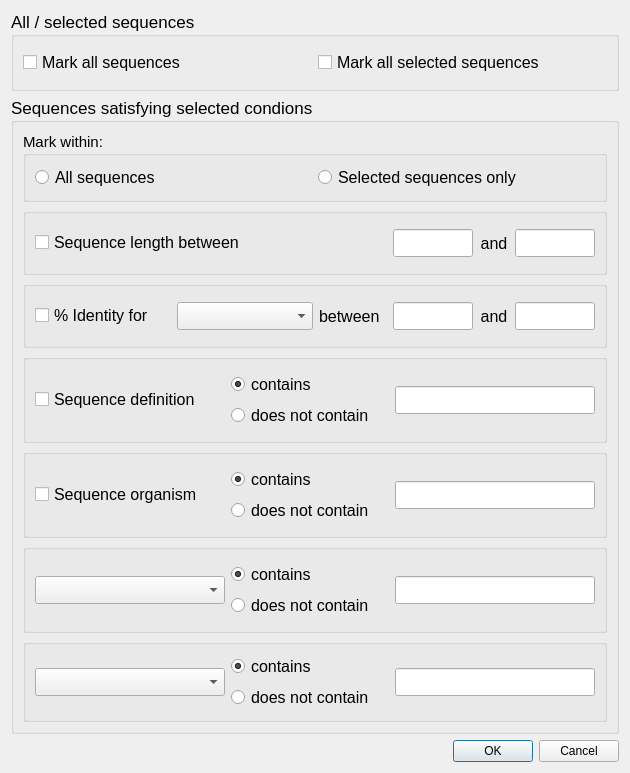
<?xml version="1.0" encoding="UTF-8"?>
<ui version="4.0">
 <class>SeqMarkUnmarkDlg</class>
 <widget class="QDialog" name="SeqMarkUnmarkDlg">
  <property name="windowModality">
   <enum>Qt::NonModal</enum>
  </property>
  <property name="geometry">
   <rect>
    <x>0</x>
    <y>0</y>
    <width>630</width>
    <height>773</height>
   </rect>
  </property>
  <property name="minimumSize">
   <size>
    <width>580</width>
    <height>750</height>
   </size>
  </property>
  <property name="windowTitle">
   <string>Dialog</string>
  </property>
  <layout class="QGridLayout" name="gridLayout_9">
   <item row="0" column="0">
    <layout class="QVBoxLayout" name="verticalLayout" stretch="1,8">
     <item>
      <widget class="QGroupBox" name="groupBox_all">
       <property name="font">
        <font>
         <pointsize>13</pointsize>
        </font>
       </property>
       <property name="title">
        <string>All / selected sequences</string>
       </property>
       <property name="checkable">
        <bool>false</bool>
       </property>
       <layout class="QGridLayout" name="gridLayout_10">
        <item row="0" column="0">
         <layout class="QHBoxLayout" name="horizontalLayout_2">
          <item>
           <widget class="QCheckBox" name="checkBox_all">
            <property name="font">
             <font>
              <pointsize>12</pointsize>
             </font>
            </property>
            <property name="text">
             <string>Mark all sequences</string>
            </property>
           </widget>
          </item>
          <item>
           <widget class="QCheckBox" name="checkBox_selected">
            <property name="font">
             <font>
              <pointsize>12</pointsize>
             </font>
            </property>
            <property name="text">
             <string>Mark all selected sequences</string>
            </property>
           </widget>
          </item>
         </layout>
        </item>
       </layout>
      </widget>
     </item>
     <item>
      <widget class="QGroupBox" name="groupBox_conditional">
       <property name="font">
        <font>
         <pointsize>13</pointsize>
        </font>
       </property>
       <property name="title">
        <string>Sequences satisfying selected condions</string>
       </property>
       <property name="flat">
        <bool>false</bool>
       </property>
       <property name="checkable">
        <bool>false</bool>
       </property>
       <property name="checked">
        <bool>false</bool>
       </property>
       <layout class="QGridLayout" name="gridLayout_8">
        <item row="0" column="0">
         <layout class="QVBoxLayout" name="verticalLayout_2" stretch="3,3,3,4,4,4,0">
          <item>
           <widget class="QGroupBox" name="groupBox_range">
            <property name="font">
             <font>
              <pointsize>11</pointsize>
             </font>
            </property>
            <property name="title">
             <string>Mark within:</string>
            </property>
            <layout class="QGridLayout" name="gridLayout_6">
             <item row="0" column="0">
              <layout class="QHBoxLayout" name="horizontalLayout">
               <item>
                <widget class="QRadioButton" name="radioButton_all">
                 <property name="font">
                  <font>
                   <pointsize>12</pointsize>
                  </font>
                 </property>
                 <property name="text">
                  <string>All sequences</string>
                 </property>
                 <property name="autoExclusive">
                  <bool>false</bool>
                 </property>
                </widget>
               </item>
               <item>
                <widget class="QRadioButton" name="radioButton_selected">
                 <property name="font">
                  <font>
                   <pointsize>12</pointsize>
                  </font>
                 </property>
                 <property name="text">
                  <string>Selected sequences only</string>
                 </property>
                 <property name="autoExclusive">
                  <bool>false</bool>
                 </property>
                </widget>
               </item>
              </layout>
             </item>
            </layout>
           </widget>
          </item>
          <item>
           <widget class="QGroupBox" name="groupBox_seqLength">
            <property name="title">
             <string/>
            </property>
            <layout class="QGridLayout" name="gridLayout_7">
             <item row="0" column="0">
              <layout class="QHBoxLayout" name="horizontalLayout_3" stretch="5,2,0,2">
               <item>
                <widget class="QCheckBox" name="checkBox_len">
                 <property name="sizePolicy">
                  <sizepolicy hsizetype="Preferred" vsizetype="Fixed">
                   <horstretch>0</horstretch>
                   <verstretch>0</verstretch>
                  </sizepolicy>
                 </property>
                 <property name="font">
                  <font>
                   <pointsize>12</pointsize>
                  </font>
                 </property>
                 <property name="text">
                  <string>Sequence length between</string>
                 </property>
                </widget>
               </item>
               <item>
                <widget class="QLineEdit" name="lineEdit_minLen">
                 <property name="sizePolicy">
                  <sizepolicy hsizetype="Fixed" vsizetype="Fixed">
                   <horstretch>0</horstretch>
                   <verstretch>0</verstretch>
                  </sizepolicy>
                 </property>
                 <property name="minimumSize">
                  <size>
                   <width>80</width>
                   <height>0</height>
                  </size>
                 </property>
                 <property name="maximumSize">
                  <size>
                   <width>80</width>
                   <height>16777215</height>
                  </size>
                 </property>
                </widget>
               </item>
               <item>
                <widget class="QLabel" name="label_6">
                 <property name="sizePolicy">
                  <sizepolicy hsizetype="Preferred" vsizetype="Preferred">
                   <horstretch>0</horstretch>
                   <verstretch>0</verstretch>
                  </sizepolicy>
                 </property>
                 <property name="minimumSize">
                  <size>
                   <width>30</width>
                   <height>0</height>
                  </size>
                 </property>
                 <property name="font">
                  <font>
                   <pointsize>12</pointsize>
                  </font>
                 </property>
                 <property name="text">
                  <string>and</string>
                 </property>
                 <property name="alignment">
                  <set>Qt::AlignCenter</set>
                 </property>
                </widget>
               </item>
               <item>
                <widget class="QLineEdit" name="lineEdit_maxLen">
                 <property name="sizePolicy">
                  <sizepolicy hsizetype="Fixed" vsizetype="Fixed">
                   <horstretch>0</horstretch>
                   <verstretch>0</verstretch>
                  </sizepolicy>
                 </property>
                 <property name="minimumSize">
                  <size>
                   <width>80</width>
                   <height>0</height>
                  </size>
                 </property>
                 <property name="maximumSize">
                  <size>
                   <width>80</width>
                   <height>16777215</height>
                  </size>
                 </property>
                </widget>
               </item>
              </layout>
             </item>
            </layout>
           </widget>
          </item>
          <item>
           <widget class="QGroupBox" name="groupBox_identity">
            <property name="title">
             <string/>
            </property>
            <layout class="QGridLayout" name="gridLayout_4">
             <item row="0" column="0">
              <layout class="QHBoxLayout" name="horizontalLayout_4" stretch="2,2,1,2,0,2">
               <item>
                <widget class="QCheckBox" name="checkBox_id">
                 <property name="sizePolicy">
                  <sizepolicy hsizetype="Preferred" vsizetype="Fixed">
                   <horstretch>0</horstretch>
                   <verstretch>0</verstretch>
                  </sizepolicy>
                 </property>
                 <property name="font">
                  <font>
                   <pointsize>12</pointsize>
                  </font>
                 </property>
                 <property name="text">
                  <string>% Identity for</string>
                 </property>
                </widget>
               </item>
               <item>
                <widget class="QComboBox" name="comboBox_id"/>
               </item>
               <item>
                <widget class="QLabel" name="label_8">
                 <property name="font">
                  <font>
                   <pointsize>12</pointsize>
                  </font>
                 </property>
                 <property name="text">
                  <string>between</string>
                 </property>
                </widget>
               </item>
               <item>
                <widget class="QLineEdit" name="lineEdit_minId">
                 <property name="sizePolicy">
                  <sizepolicy hsizetype="Preferred" vsizetype="Fixed">
                   <horstretch>0</horstretch>
                   <verstretch>0</verstretch>
                  </sizepolicy>
                 </property>
                 <property name="minimumSize">
                  <size>
                   <width>80</width>
                   <height>0</height>
                  </size>
                 </property>
                 <property name="maximumSize">
                  <size>
                   <width>80</width>
                   <height>16777215</height>
                  </size>
                 </property>
                </widget>
               </item>
               <item>
                <widget class="QLabel" name="label_7">
                 <property name="minimumSize">
                  <size>
                   <width>30</width>
                   <height>0</height>
                  </size>
                 </property>
                 <property name="maximumSize">
                  <size>
                   <width>30</width>
                   <height>16777215</height>
                  </size>
                 </property>
                 <property name="font">
                  <font>
                   <pointsize>12</pointsize>
                  </font>
                 </property>
                 <property name="text">
                  <string>and</string>
                 </property>
                 <property name="alignment">
                  <set>Qt::AlignCenter</set>
                 </property>
                </widget>
               </item>
               <item>
                <widget class="QLineEdit" name="lineEdit_maxId">
                 <property name="sizePolicy">
                  <sizepolicy hsizetype="Preferred" vsizetype="Fixed">
                   <horstretch>0</horstretch>
                   <verstretch>0</verstretch>
                  </sizepolicy>
                 </property>
                 <property name="minimumSize">
                  <size>
                   <width>80</width>
                   <height>0</height>
                  </size>
                 </property>
                 <property name="maximumSize">
                  <size>
                   <width>80</width>
                   <height>16777215</height>
                  </size>
                 </property>
                </widget>
               </item>
              </layout>
             </item>
            </layout>
           </widget>
          </item>
          <item>
           <widget class="QGroupBox" name="groupBox_defintion">
            <property name="title">
             <string/>
            </property>
            <layout class="QGridLayout" name="gridLayout_3">
             <item row="0" column="0">
              <layout class="QHBoxLayout" name="horizontalLayout_5" stretch="6,5,0">
               <item>
                <widget class="QCheckBox" name="checkBox_def">
                 <property name="sizePolicy">
                  <sizepolicy hsizetype="Preferred" vsizetype="Fixed">
                   <horstretch>0</horstretch>
                   <verstretch>0</verstretch>
                  </sizepolicy>
                 </property>
                 <property name="font">
                  <font>
                   <pointsize>12</pointsize>
                  </font>
                 </property>
                 <property name="text">
                  <string>Sequence definition</string>
                 </property>
                </widget>
               </item>
               <item>
                <layout class="QVBoxLayout" name="verticalLayout_3">
                 <item>
                  <widget class="QRadioButton" name="radioButton_def_c">
                   <property name="sizePolicy">
                    <sizepolicy hsizetype="Preferred" vsizetype="Fixed">
                     <horstretch>0</horstretch>
                     <verstretch>0</verstretch>
                    </sizepolicy>
                   </property>
                   <property name="font">
                    <font>
                     <pointsize>12</pointsize>
                    </font>
                   </property>
                   <property name="text">
                    <string>contains</string>
                   </property>
                   <property name="checked">
                    <bool>true</bool>
                   </property>
                  </widget>
                 </item>
                 <item>
                  <widget class="QRadioButton" name="radioButton_def_n">
                   <property name="sizePolicy">
                    <sizepolicy hsizetype="Preferred" vsizetype="Fixed">
                     <horstretch>0</horstretch>
                     <verstretch>0</verstretch>
                    </sizepolicy>
                   </property>
                   <property name="font">
                    <font>
                     <pointsize>12</pointsize>
                    </font>
                   </property>
                   <property name="text">
                    <string>does not contain</string>
                   </property>
                  </widget>
                 </item>
                </layout>
               </item>
               <item>
                <widget class="QLineEdit" name="lineEdit_defConstraint">
                 <property name="sizePolicy">
                  <sizepolicy hsizetype="Fixed" vsizetype="Fixed">
                   <horstretch>0</horstretch>
                   <verstretch>0</verstretch>
                  </sizepolicy>
                 </property>
                 <property name="minimumSize">
                  <size>
                   <width>200</width>
                   <height>0</height>
                  </size>
                 </property>
                 <property name="maximumSize">
                  <size>
                   <width>200</width>
                   <height>16777215</height>
                  </size>
                 </property>
                </widget>
               </item>
              </layout>
             </item>
            </layout>
           </widget>
          </item>
          <item>
           <widget class="QGroupBox" name="groupBox_organism">
            <property name="title">
             <string/>
            </property>
            <layout class="QGridLayout" name="gridLayout_5">
             <item row="0" column="0">
              <layout class="QHBoxLayout" name="horizontalLayout_6" stretch="6,5,0">
               <item>
                <widget class="QCheckBox" name="checkBox_org">
                 <property name="sizePolicy">
                  <sizepolicy hsizetype="Preferred" vsizetype="Fixed">
                   <horstretch>0</horstretch>
                   <verstretch>0</verstretch>
                  </sizepolicy>
                 </property>
                 <property name="font">
                  <font>
                   <pointsize>12</pointsize>
                  </font>
                 </property>
                 <property name="text">
                  <string>Sequence organism</string>
                 </property>
                </widget>
               </item>
               <item>
                <layout class="QVBoxLayout" name="verticalLayout_4">
                 <item>
                  <widget class="QRadioButton" name="radioButton_org_c">
                   <property name="sizePolicy">
                    <sizepolicy hsizetype="Preferred" vsizetype="Fixed">
                     <horstretch>0</horstretch>
                     <verstretch>0</verstretch>
                    </sizepolicy>
                   </property>
                   <property name="font">
                    <font>
                     <pointsize>12</pointsize>
                    </font>
                   </property>
                   <property name="text">
                    <string>contains</string>
                   </property>
                   <property name="checked">
                    <bool>true</bool>
                   </property>
                  </widget>
                 </item>
                 <item>
                  <widget class="QRadioButton" name="radioButton_org_n">
                   <property name="sizePolicy">
                    <sizepolicy hsizetype="Preferred" vsizetype="Fixed">
                     <horstretch>0</horstretch>
                     <verstretch>0</verstretch>
                    </sizepolicy>
                   </property>
                   <property name="font">
                    <font>
                     <pointsize>12</pointsize>
                    </font>
                   </property>
                   <property name="text">
                    <string>does not contain</string>
                   </property>
                  </widget>
                 </item>
                </layout>
               </item>
               <item>
                <widget class="QLineEdit" name="lineEdit_orgConstraint">
                 <property name="sizePolicy">
                  <sizepolicy hsizetype="Fixed" vsizetype="Fixed">
                   <horstretch>0</horstretch>
                   <verstretch>0</verstretch>
                  </sizepolicy>
                 </property>
                 <property name="minimumSize">
                  <size>
                   <width>200</width>
                   <height>0</height>
                  </size>
                 </property>
                 <property name="maximumSize">
                  <size>
                   <width>200</width>
                   <height>16777215</height>
                  </size>
                 </property>
                </widget>
               </item>
              </layout>
             </item>
            </layout>
           </widget>
          </item>
          <item>
           <widget class="QGroupBox" name="groupBox_8">
            <property name="title">
             <string/>
            </property>
            <layout class="QGridLayout" name="gridLayout">
             <item row="0" column="0">
              <layout class="QHBoxLayout" name="horizontalLayout_7" stretch="6,5,0">
               <item>
                <widget class="QComboBox" name="comboBox_1"/>
               </item>
               <item>
                <layout class="QVBoxLayout" name="verticalLayout_5">
                 <item>
                  <widget class="QRadioButton" name="radioButton_3_c">
                   <property name="sizePolicy">
                    <sizepolicy hsizetype="Preferred" vsizetype="Fixed">
                     <horstretch>0</horstretch>
                     <verstretch>0</verstretch>
                    </sizepolicy>
                   </property>
                   <property name="font">
                    <font>
                     <pointsize>12</pointsize>
                    </font>
                   </property>
                   <property name="text">
                    <string>contains</string>
                   </property>
                   <property name="checked">
                    <bool>true</bool>
                   </property>
                  </widget>
                 </item>
                 <item>
                  <widget class="QRadioButton" name="radioButton_3_n">
                   <property name="sizePolicy">
                    <sizepolicy hsizetype="Preferred" vsizetype="Fixed">
                     <horstretch>0</horstretch>
                     <verstretch>0</verstretch>
                    </sizepolicy>
                   </property>
                   <property name="font">
                    <font>
                     <pointsize>12</pointsize>
                    </font>
                   </property>
                   <property name="text">
                    <string>does not contain</string>
                   </property>
                  </widget>
                 </item>
                </layout>
               </item>
               <item>
                <widget class="QLineEdit" name="lineEdit_1">
                 <property name="sizePolicy">
                  <sizepolicy hsizetype="Fixed" vsizetype="Fixed">
                   <horstretch>0</horstretch>
                   <verstretch>0</verstretch>
                  </sizepolicy>
                 </property>
                 <property name="minimumSize">
                  <size>
                   <width>200</width>
                   <height>0</height>
                  </size>
                 </property>
                </widget>
               </item>
              </layout>
             </item>
            </layout>
           </widget>
          </item>
          <item>
           <widget class="QGroupBox" name="groupBox_9">
            <property name="layoutDirection">
             <enum>Qt::LeftToRight</enum>
            </property>
            <property name="title">
             <string/>
            </property>
            <layout class="QGridLayout" name="gridLayout_2">
             <item row="0" column="0">
              <layout class="QHBoxLayout" name="horizontalLayout_8" stretch="6,5,0">
               <item>
                <widget class="QComboBox" name="comboBox_2">
                 <property name="layoutDirection">
                  <enum>Qt::LeftToRight</enum>
                 </property>
                </widget>
               </item>
               <item>
                <layout class="QVBoxLayout" name="verticalLayout_6">
                 <item>
                  <widget class="QRadioButton" name="radioButton_4_c">
                   <property name="sizePolicy">
                    <sizepolicy hsizetype="Preferred" vsizetype="Fixed">
                     <horstretch>0</horstretch>
                     <verstretch>0</verstretch>
                    </sizepolicy>
                   </property>
                   <property name="font">
                    <font>
                     <pointsize>12</pointsize>
                    </font>
                   </property>
                   <property name="layoutDirection">
                    <enum>Qt::LeftToRight</enum>
                   </property>
                   <property name="text">
                    <string>contains</string>
                   </property>
                   <property name="checked">
                    <bool>true</bool>
                   </property>
                  </widget>
                 </item>
                 <item>
                  <widget class="QRadioButton" name="radioButton_4_n">
                   <property name="sizePolicy">
                    <sizepolicy hsizetype="Preferred" vsizetype="Fixed">
                     <horstretch>0</horstretch>
                     <verstretch>0</verstretch>
                    </sizepolicy>
                   </property>
                   <property name="font">
                    <font>
                     <pointsize>12</pointsize>
                    </font>
                   </property>
                   <property name="layoutDirection">
                    <enum>Qt::LeftToRight</enum>
                   </property>
                   <property name="text">
                    <string>does not contain</string>
                   </property>
                  </widget>
                 </item>
                </layout>
               </item>
               <item>
                <widget class="QLineEdit" name="lineEdit_2">
                 <property name="sizePolicy">
                  <sizepolicy hsizetype="Fixed" vsizetype="Fixed">
                   <horstretch>0</horstretch>
                   <verstretch>0</verstretch>
                  </sizepolicy>
                 </property>
                 <property name="minimumSize">
                  <size>
                   <width>200</width>
                   <height>0</height>
                  </size>
                 </property>
                 <property name="maximumSize">
                  <size>
                   <width>200</width>
                   <height>16777215</height>
                  </size>
                 </property>
                </widget>
               </item>
              </layout>
             </item>
            </layout>
           </widget>
          </item>
         </layout>
        </item>
       </layout>
      </widget>
     </item>
    </layout>
   </item>
   <item row="1" column="0">
    <widget class="QDialogButtonBox" name="buttonBox">
     <property name="orientation">
      <enum>Qt::Horizontal</enum>
     </property>
     <property name="standardButtons">
      <set>QDialogButtonBox::Cancel|QDialogButtonBox::Ok</set>
     </property>
    </widget>
   </item>
  </layout>
 </widget>
 <resources/>
 <connections>
  <connection>
   <sender>buttonBox</sender>
   <signal>accepted()</signal>
   <receiver>SeqMarkUnmarkDlg</receiver>
   <slot>accept()</slot>
   <hints>
    <hint type="sourcelabel">
     <x>298</x>
     <y>594</y>
    </hint>
    <hint type="destinationlabel">
     <x>157</x>
     <y>274</y>
    </hint>
   </hints>
  </connection>
  <connection>
   <sender>buttonBox</sender>
   <signal>rejected()</signal>
   <receiver>SeqMarkUnmarkDlg</receiver>
   <slot>reject()</slot>
   <hints>
    <hint type="sourcelabel">
     <x>366</x>
     <y>600</y>
    </hint>
    <hint type="destinationlabel">
     <x>286</x>
     <y>274</y>
    </hint>
   </hints>
  </connection>
  <connection>
   <sender>checkBox_all</sender>
   <signal>clicked()</signal>
   <receiver>SeqMarkUnmarkDlg</receiver>
   <slot>checkAll()</slot>
   <hints>
    <hint type="sourcelabel">
     <x>25</x>
     <y>53</y>
    </hint>
    <hint type="destinationlabel">
     <x>6</x>
     <y>54</y>
    </hint>
   </hints>
  </connection>
  <connection>
   <sender>checkBox_selected</sender>
   <signal>clicked()</signal>
   <receiver>SeqMarkUnmarkDlg</receiver>
   <slot>checkSelected()</slot>
   <hints>
    <hint type="sourcelabel">
     <x>305</x>
     <y>52</y>
    </hint>
    <hint type="destinationlabel">
     <x>384</x>
     <y>-11</y>
    </hint>
   </hints>
  </connection>
  <connection>
   <sender>checkBox_id</sender>
   <signal>clicked()</signal>
   <receiver>SeqMarkUnmarkDlg</receiver>
   <slot>checkConditional()</slot>
   <hints>
    <hint type="sourcelabel">
     <x>41</x>
     <y>261</y>
    </hint>
    <hint type="destinationlabel">
     <x>-10</x>
     <y>255</y>
    </hint>
   </hints>
  </connection>
  <connection>
   <sender>checkBox_len</sender>
   <signal>clicked()</signal>
   <receiver>SeqMarkUnmarkDlg</receiver>
   <slot>checkConditional()</slot>
   <hints>
    <hint type="sourcelabel">
     <x>41</x>
     <y>186</y>
    </hint>
    <hint type="destinationlabel">
     <x>-3</x>
     <y>224</y>
    </hint>
   </hints>
  </connection>
  <connection>
   <sender>checkBox_def</sender>
   <signal>clicked()</signal>
   <receiver>SeqMarkUnmarkDlg</receiver>
   <slot>checkConditional()</slot>
   <hints>
    <hint type="sourcelabel">
     <x>43</x>
     <y>338</y>
    </hint>
    <hint type="destinationlabel">
     <x>10</x>
     <y>337</y>
    </hint>
   </hints>
  </connection>
  <connection>
   <sender>checkBox_org</sender>
   <signal>clicked()</signal>
   <receiver>SeqMarkUnmarkDlg</receiver>
   <slot>checkConditional()</slot>
   <hints>
    <hint type="sourcelabel">
     <x>42</x>
     <y>426</y>
    </hint>
    <hint type="destinationlabel">
     <x>4</x>
     <y>424</y>
    </hint>
   </hints>
  </connection>
  <connection>
   <sender>radioButton_selected</sender>
   <signal>clicked()</signal>
   <receiver>SeqMarkUnmarkDlg</receiver>
   <slot>radioSelected()</slot>
   <hints>
    <hint type="sourcelabel">
     <x>429</x>
     <y>134</y>
    </hint>
    <hint type="destinationlabel">
     <x>577</x>
     <y>143</y>
    </hint>
   </hints>
  </connection>
  <connection>
   <sender>radioButton_all</sender>
   <signal>clicked()</signal>
   <receiver>SeqMarkUnmarkDlg</receiver>
   <slot>radioAll()</slot>
   <hints>
    <hint type="sourcelabel">
     <x>113</x>
     <y>145</y>
    </hint>
    <hint type="destinationlabel">
     <x>3</x>
     <y>143</y>
    </hint>
   </hints>
  </connection>
 </connections>
 <slots>
  <slot>checkAll()</slot>
  <slot>radioConditional()</slot>
  <slot>checkConditional()</slot>
  <slot>checkSelected()</slot>
  <slot>radioAll()</slot>
  <slot>radioSelected()</slot>
 </slots>
</ui>
